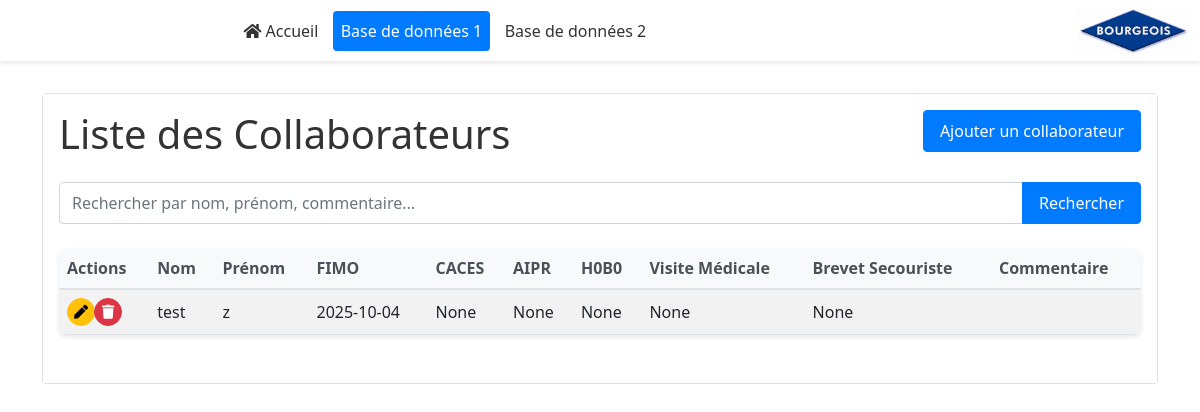
/index_1, run on an earlier commit of the app's database.
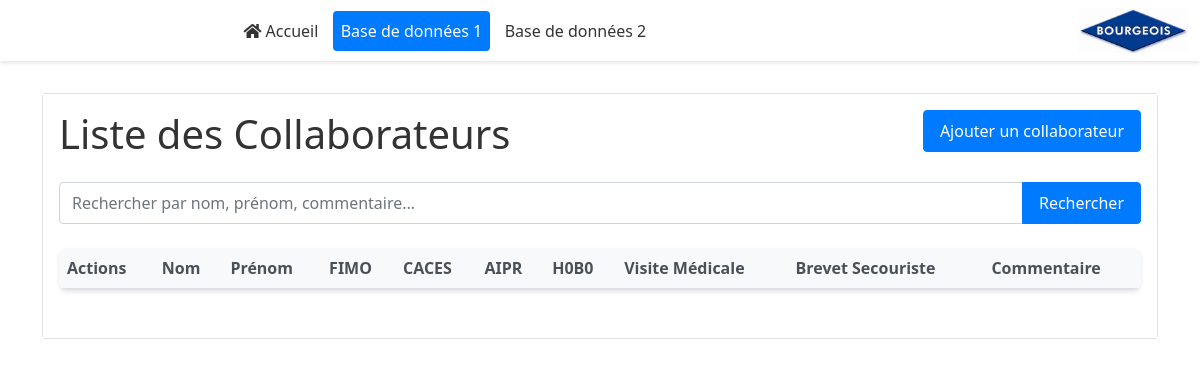
And on a later commit of the database.
### models_1.py (models this page shows, shortened)
class Collaborateur(Base):
    __tablename__ = "collaborateurs"
    id = Column(Integer, primary_key=True, autoincrement=True)
    nom = Column(String(100), nullable=False)
    prenom = Column(String(100), nullable=False)
    fimo = Column(Date, nullable=True)
    caces = Column(Date, nullable=True)
    aipr = Column(Date, nullable=True)
    hg0b0 = Column(Date, nullable=True)
    visite_med = Column(Date, nullable=True)
    brevet_secour = Column(Date, nullable=True)
    commentaire = Column(Text, nullable=True)

### main.py (the view)
@app.route('/index_1')
def index_1():
    try:
        db = next(get_db_1())
        search_term = request.args.get('search', '')
        sort_by = request.args.get('sort_by', 'nom')
        sort_order = request.args.get('sort_order', 'asc')
        collaborateurs = get_collaborateurs_1(db, 0, 100, search_term)
        return render_template('index_1.html', collaborateurs=collaborateurs, search_term=search_term,
                             sort_by=sort_by, sort_order=sort_order)
    except Exception as e:
        logger.error(f"Error in index_1: {str(e)}")
        flash('Une erreur est survenue lors du chargement des collaborateurs.', 'danger')
        return render_template('index_1.html', collaborateurs=[], search_term='',
                             sort_by='nom', sort_order='asc')

### crud_1.py (called while the page is built, shortened)
def get_collaborateurs(db, skip: int = 0, limit: int = 100, search: Optional[str] = None) -> List[Collaborateur]:
    query = db.query(Collaborateur)
    return query.offset(skip).limit(limit).all()

### database_1.py (called while the page is built)
def get_db():
    db = SessionLocal()
    try:
        yield db
    finally:
        db.close()

### templates/index_1.html (shortened to what this page needs)
{% extends "base.html" %}
{% block content %}
<div class="container-xl mt-4">
    <div class="card">
        <div class="card-body">
            <div class="row mb-3">
                <div class="col">
                    <h1>Liste des Collaborateurs</h1>
                </div>
                <div class="col text-end">
                    <a href="{{ url_for('add_collaborateur_1') }}" class="btn btn-primary">Ajouter un collaborateur</a>
                </div>
            </div>
            <form method="GET" action="{{ url_for('index_1') }}" class="mb-4">
                <div class="input-group">
                    <input type="text" name="search" class="form-control"
                           placeholder="Rechercher par nom, prénom, commentaire..."
                           value="{{ search_term }}">
                    <button type="submit" class="btn btn-primary">Rechercher</button>
                </div>
            </form>
            <div class="table-responsive">
                <table id="collab-table" class="table table-striped">
<thead>
    <tr>
        <th>Actions</th>
        <th class="sortable">Nom</th>
        <th class="sortable">Prénom</th>
        <th class="sortable">FIMO</th>
        <th class="sortable">CACES</th>
        <th class="sortable">AIPR</th>
        <th class="sortable">H0B0</th>
        <th class="sortable">Visite Médicale</th>
        <th class="sortable">Brevet Secouriste</th>
        <th class="sortable">Commentaire</th>
    </tr>
</thead>
                    <tbody>
                        {% for collaborateur in collaborateurs %}
                        <tr>
                            <td>
                                <div class="btn-group">
                                    <a href="{{ url_for('edit_collaborateur_1', id=collaborateur.id) }}" class="btn btn-sm btn-warning rounded-circle d-flex align-items-center justify-content-center" style="width:28px;height:28px;padding:0;" title="Modifier">
                                        <i class="fas fa-pen"></i>
                                    </a>
                                    <button onclick="confirmDelete({{ collaborateur.id }}, '{{ collaborateur.nom }} {{ collaborateur.prenom }}')"
                                            class="btn btn-sm btn-danger rounded-circle d-flex align-items-center justify-content-center" style="width:28px;height:28px;padding:0;" title="Supprimer">
                                        <i class="fas fa-trash"></i>
                                    </button>
                                </div>
                            </td>
                            <td>{{ collaborateur.nom }}</td>
                            <td>{{ collaborateur.prenom }}</td>
                            <td>{{ collaborateur.fimo }}</td>
                            <td>{{ collaborateur.caces }}</td>
                            <td>{{ collaborateur.aipr }}</td>
                            <td>{{ collaborateur.hg0b0 }}</td>
                            <td>{{ collaborateur.visite_med }}</td>
                            <td>{{ collaborateur.brevet_secour }}</td>
                            <td>{{ collaborateur.commentaire }}</td>
                        </tr>
                        {% endfor %}
                    </tbody>
                </table>
            </div>
        </div>
    </div>
</div>
{% endblock %}

### templates/base.html (shortened to what this page needs)
<!DOCTYPE html>
<html lang="fr">
<head>
    <link href="https://cdn.jsdelivr.net/npm/bootstrap@5.1.3/dist/css/bootstrap.min.css" rel="stylesheet">
    <link href="{{ url_for('static', filename='styles.css') }}" rel="stylesheet">
    <link rel="stylesheet" href="https://cdnjs.cloudflare.com/ajax/libs/font-awesome/5.15.4/css/all.min.css">
</head>
<body{% if request.endpoint not in ['add_collaborateur_1', 'add_collaborateur_2', 'edit_collaborateur_1', 'edit_collaborateur_2'] %} style="background-image: url('/static/home_background.jpg'); background-size: cover;"{% endif %}>
    <nav class="navbar navbar-expand-lg navbar-dark bg-dark">
        <div class="container-fluid">
            <a class="navbar-brand" href="{{ url_for('home') }}">Gestion des Véhicules</a>
            <div class="collapse navbar-collapse" id="navbarNav">
                <ul class="navbar-nav">
                    <li class="nav-item">
                        <a class="nav-link {% if request.endpoint == 'home' %}active{% endif %}"
                           href="{{ url_for('home') }}">
                           <i class="fas fa-home"></i> Accueil
                        </a>
                    </li>
                    <li class="nav-item">
                        <a class="nav-link {% if request.endpoint == 'index_1' %}active{% endif %}"
                           href="{{ url_for('index_1') }}">Base de données 1</a>
                    </li>
                    <li class="nav-item">
                        <a class="nav-link {% if request.endpoint == 'index_2' %}active{% endif %}"
                           href="{{ url_for('index_2') }}">Base de données 2</a>
                    </li>
                </ul>
                <ul class="navbar-nav ms-auto">
                    <li class="nav-item">
                        <img src="{{ url_for('static', filename='logo.jpg') }}" alt="Logo" style="width: 110px; height: 45px;">
                    </li>
                </ul>
            </div>
        </div>
    </nav>
    {% block content %}{% endblock %}
</body>
</html>

### static/styles.css (style rules this page uses)
body { font-family: 'Segoe UI', Arial, sans-serif; margin: 0; padding: 0; background-color: #ffffff; color: #333; }
.navbar { background-color: #ffffff !important; box-shadow: 0 2px 4px rgba(0, 0, 0, 0.1); margin-bottom: 2rem; }
.navbar .nav-link { color: #333 !important; font-weight: 500; padding: 0.5rem 1rem; margin: 0 0.2rem; border-radius: 4px; transition: all 0.3s ease; }
.navbar .nav-link.active { background-color: #007bff; color: white !important; }
.card-body { background-color: #ffffff; }
.table-responsive { border-radius: 8px; box-shadow: 0 2px 4px rgba(0, 0, 0, 0.1); background-color: white; margin-bottom: 2rem; }
.table { margin-bottom: 0; }
.table th { background-color: #f8f9fa; border-bottom: 2px solid #dee2e6; font-weight: 600; color: #495057; }
.form-control { border-radius: 4px; border: 1px solid #ced4da; padding: 0.5rem 0.75rem; }
.btn { font-weight: 500; padding: 0.5rem 1rem; border-radius: 4px; transition: all 0.3s ease; }
.btn-primary { background-color: #007bff; border-color: #007bff; }
.mb-4 { margin-bottom: 1.5rem !important; }
.mt-4 { margin-top: 1.5rem !important; }

What changed in the data, as far as the page shows it:
removed Collaborateur: nom "test", prenom "z", fimo "2025-10-04", caces "None", aipr "None", hg0b0 "None", visite_med "None", brevet_secour "None"
